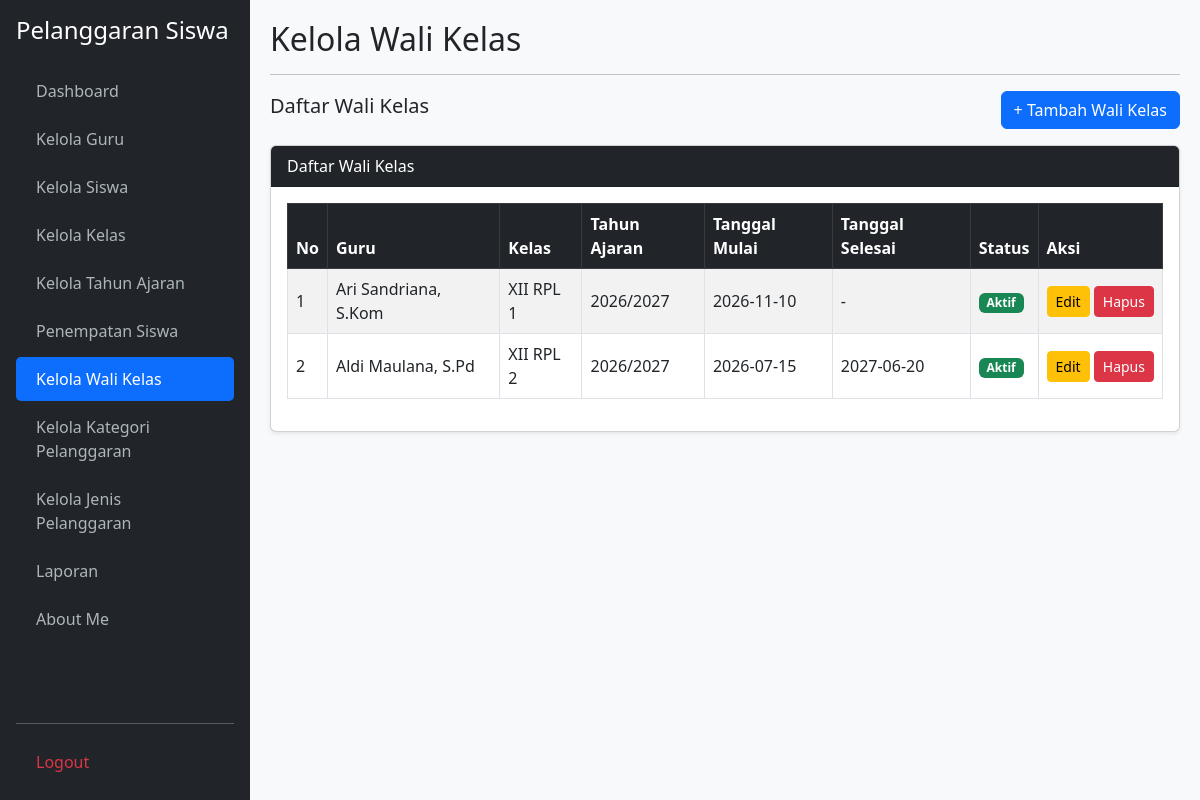
The app's page /kelola_wali_kelas.php (signed in) with its own data.
### tables this page shows
CREATE TABLE `t_wali_kelas` (
  `id` int(11) NOT NULL,
  `tahun_ajaran_id` int(11) NOT NULL,
  `kelas_id` int(11) NOT NULL,
  `guru_id` int(11) NOT NULL,
  `tanggal_mulai` date DEFAULT NULL,
  `tanggal_selesai` date DEFAULT NULL,
  `status_aktif` tinyint(1) DEFAULT 1,
  `created_at` timestamp NULL DEFAULT NULL,
  `updated_at` timestamp NULL DEFAULT NULL
);

CREATE TABLE `t_guru` (
  `id` int(11) NOT NULL,
  `nip` varchar(30) DEFAULT NULL,
  `nama` varchar(150) NOT NULL,
  `email` varchar(150) DEFAULT NULL,
  `status_aktif` tinyint(1) DEFAULT 1,
  `user_id` int(11) DEFAULT NULL,
  `created_at` timestamp NULL DEFAULT NULL,
  `updated_at` timestamp NULL DEFAULT NULL
);

CREATE TABLE `t_kelas` (
  `id` int(11) NOT NULL,
  `nama` varchar(100) NOT NULL,
  `tingkat` varchar(20) DEFAULT NULL,
  `jurusan` varchar(100) DEFAULT NULL,
  `status_aktif` tinyint(1) DEFAULT 1,
  `created_at` timestamp NULL DEFAULT NULL,
  `updated_at` timestamp NULL DEFAULT NULL
);

CREATE TABLE `t_tahun_ajaran` (
  `id` int(11) NOT NULL,
  `nama` varchar(20) NOT NULL,
  `tanggal_mulai` date DEFAULT NULL,
  `tanggal_selesai` date DEFAULT NULL,
  `status_aktif` tinyint(1) DEFAULT 1,
  `created_at` timestamp NULL DEFAULT NULL,
  `updated_at` timestamp NULL DEFAULT NULL
);

### kelola_wali_kelas.php (the view, shortened to what this page needs)
<?php
require_once 'koneksi.php';
$role_login = $_SESSION['role'] ?? '';
function e($v) {
    return htmlspecialchars((string)($v ?? ''), ENT_QUOTES, 'UTF-8');
}
$aksi = $_GET['aksi'] ?? '';
$edit_id = (int)($_GET['edit'] ?? 0);
$edit = [
    'id'=>'',
    'tahun_ajaran_id'=>'',
    'kelas_id'=>'',
    'guru_id'=>'',
    'tanggal_mulai'=>'',
    'tanggal_selesai'=>'',
    'status_aktif'=>1
];
$guru = mysqli_query($koneksi, "
    SELECT id,nama FROM t_guru
    WHERE status_aktif=1 ORDER BY nama
");
$kelas = mysqli_query($koneksi, "
    SELECT id,nama FROM t_kelas
    WHERE status_aktif=1 ORDER BY nama
");
$tahun = mysqli_query($koneksi, "
    SELECT id,nama FROM t_tahun_ajaran
    WHERE status_aktif=1 ORDER BY nama DESC
");
if ($role_login === 'admin') {
    $data = mysqli_query($koneksi, "
        SELECT wk.*, g.nama AS nama_guru,
        k.nama AS nama_kelas, ta.nama AS nama_tahun
        FROM t_wali_kelas wk
        LEFT JOIN t_guru g ON wk.guru_id=g.id
        LEFT JOIN t_kelas k ON wk.kelas_id=k.id
        LEFT JOIN t_tahun_ajaran ta ON wk.tahun_ajaran_id=ta.id
        ORDER BY wk.id DESC
    ");
}
?>
<!DOCTYPE html>
<html lang="id">
<head>
<link href="https://cdn.jsdelivr.net/npm/bootstrap@5.3.0/dist/css/bootstrap.min.css" rel="stylesheet">
<link href="https://cdn.datatables.net/2.3.4/css/dataTables.bootstrap5.css" rel="stylesheet">
<link href="https://cdn.jsdelivr.net/npm/select2@4.1.0-rc.0/dist/css/select2.min.css" rel="stylesheet">
<link href="https://cdn.jsdelivr.net/npm/select2-bootstrap-5-theme@1.3.0/dist/select2-bootstrap-5-theme.min.css" rel="stylesheet">
</head>
<body>
<div class="sidebar d-flex flex-column p-3">
    <h4 class="text-white mb-4">Pelanggaran Siswa</h4>
    <ul class="nav nav-pills flex-column mb-auto">
        <li class="nav-item mb-1"><a href="dashboard.php">Dashboard</a></li>
        <li class="nav-item mb-1"><a href="kelola_guru.php">Kelola Guru</a></li>
        <li class="nav-item mb-1"><a href="kelola_siswa.php">Kelola Siswa</a></li>
        <li class="nav-item mb-1"><a href="kelola_kelas.php">Kelola Kelas</a></li>
        <li class="nav-item mb-1"><a href="kelola_tahun_ajaran.php">Kelola Tahun Ajaran</a></li>
        <li class="nav-item mb-1"><a href="penempatan_siswa.php">Penempatan Siswa</a></li>
        <li class="nav-item mb-1"><a href="kelola_wali_kelas.php" class="active">Kelola Wali Kelas</a></li>
        <li class="nav-item mb-1"><a href="kelola_kategori_pelanggaran.php">Kelola Kategori Pelanggaran</a></li>
        <li class="nav-item mb-1"><a href="kelola_jenis_pelanggaran.php">Kelola Jenis Pelanggaran</a></li>
        <li class="nav-item mb-1"><a href="laporan.php">Laporan</a></li>
        <li class="nav-item mb-1"><a href="about_me.php">About Me</a></li>
    </ul>
    <hr>
    <a href="logout.php" class="text-danger">Logout</a>
</div>
<div class="main-content">
    <h2 class="mb-3">
        <?= $edit_id ? 'Edit Wali Kelas' : ($aksi === 'tambah' ? 'Tambah Wali Kelas' : 'Kelola Wali Kelas'); ?>
    </h2>
    <hr>
    <?php if (($aksi === 'tambah' || $edit_id) && $role_login === 'admin'): ?>
    <div class="card shadow-sm mb-4">
        <div class="card-header bg-primary text-white">
            <?= $edit_id ? 'Edit Wali Kelas' : 'Tambah Wali Kelas'; ?>
        </div>
        <div class="card-body">
            <form method="POST">
                <input type="hidden" name="id" value="<?= e($edit['id']); ?>">
                <div class="row">
                    <div class="col-md-6 mb-3">
                        <label class="form-label">Tahun Ajaran</label>
                        <select name="tahun_ajaran_id" id="tahun_ajaran_id" class="form-select" required>
                            <option value="">-- Cari / Pilih Tahun Ajaran --</option>
                            <?php while($t=mysqli_fetch_assoc($tahun)): ?>
                                <option value="<?= $t['id']; ?>"
                                    <?= $edit['tahun_ajaran_id']==$t['id']?'selected':'' ?>>
                                    <?= e($t['nama']); ?>
                                </option>
                            <?php endwhile; ?>
                        </select>
                    </div>
                    <div class="col-md-6 mb-3">
                        <label class="form-label">Kelas</label>
                        <select name="kelas_id" id="kelas_id" class="form-select" required>
                            <option value="">-- Cari / Pilih Kelas --</option>
                            <?php while($k=mysqli_fetch_assoc($kelas)): ?>
                                <option value="<?= $k['id']; ?>"
                                    <?= $edit['kelas_id']==$k['id']?'selected':'' ?>>
                                    <?= e($k['nama']); ?>
                                </option>
                            <?php endwhile; ?>
                        </select>
                    </div>
                    <div class="col-md-6 mb-3">
                        <label class="form-label">Guru Wali Kelas</label>
                        <select name="guru_id" id="guru_id" class="form-select" required>
                            <option value="">-- Cari / Pilih Guru --</option>
                            <?php while($g=mysqli_fetch_assoc($guru)): ?>
                                <option value="<?= $g['id']; ?>"
                                    <?= $edit['guru_id']==$g['id']?'selected':'' ?>>
                                    <?= e($g['nama']); ?>
                                </option>
                            <?php endwhile; ?>
                        </select>
                    </div>
                    <?php if ($edit_id): ?>
                    <div class="col-md-6 mb-3">
                        <label class="form-label">Status</label><br>
                        <input type="checkbox" name="status_aktif" value="1"
                            <?= $edit['status_aktif']?'checked':'' ?>>
                        Aktif
                    </div>
                    <div class="col-md-6 mb-3">
                        <label class="form-label">Tanggal Mulai</label>
                        <input type="date" name="tanggal_mulai" class="form-control"
                            value="<?= e($edit['tanggal_mulai']); ?>">
                    </div>
                    <div class="col-md-6 mb-3">
                        <label class="form-label">Tanggal Selesai</label>
                        <input type="date" name="tanggal_selesai" class="form-control"
                            value="<?= e($edit['tanggal_selesai']); ?>">
                    </div>
                    <?php endif; ?>
                </div>
                <button type="submit" name="simpan" class="btn btn-primary">
                    <?= $edit_id ? 'Update Data' : 'Simpan'; ?>
                </button>
                <a href="kelola_wali_kelas.php" class="btn btn-secondary">Batal</a>
            </form>
        </div>
    </div>
    <?php else: ?>
    <div class="d-flex justify-content-between align-items-center mb-3">
        <h5>Daftar Wali Kelas</h5>
        <?php if ($role_login === 'admin'): ?>
            <a href="kelola_wali_kelas.php?aksi=tambah" class="btn btn-primary">
                + Tambah Wali Kelas
            </a>
        <?php endif; ?>
    </div>
    <div class="card shadow-sm">
        <div class="card-header bg-dark text-white">
            Daftar Wali Kelas
        </div>
        <div class="card-body table-responsive">
            <table id="tabelWaliKelas" class="table table-bordered table-striped table-hover align-middle">
                <thead class="table-dark">
                    <tr>
                        <th>No</th>
                        <th>Guru</th>
                        <th>Kelas</th>
                        <th>Tahun Ajaran</th>
                        <th>Tanggal Mulai</th>
                        <th>Tanggal Selesai</th>
                        <th>Status</th>
                        <?php if ($role_login === 'admin'): ?>
                            <th>Aksi</th>
                        <?php endif; ?>
                    </tr>
                </thead>
                <tbody>
                    <?php $no=1; while($r=mysqli_fetch_assoc($data)): ?>
                    <tr>
                        <td><?= $no++; ?></td>
                        <td><?= e($r['nama_guru']); ?></td>
                        <td><?= e($r['nama_kelas']); ?></td>
                        <td><?= e($r['nama_tahun']); ?></td>
                        <td><?= e($r['tanggal_mulai'] ?: '-'); ?></td>
                        <td><?= e($r['tanggal_selesai'] ?: '-'); ?></td>
                        <td>
                            <span class="badge bg-<?= $r['status_aktif']?'success':'secondary'; ?>">
                                <?= $r['status_aktif']?'Aktif':'Tidak Aktif'; ?>
                            </span>
                        </td>
                        <?php if ($role_login === 'admin'): ?>
                        <td class="text-center text-nowrap">
                            <a href="?edit=<?= (int)$r['id']; ?>"
                                class="btn btn-warning btn-sm">Edit</a>
                            <a href="?hapus=<?= (int)$r['id']; ?>"
                                class="btn btn-danger btn-sm"
                                onclick="return confirm('Yakin ingin menghapus data ini?')">
                                Hapus
                            </a>
                        </td>
                        <?php endif; ?>
                    </tr>
                    <?php endwhile; ?>
                </tbody>
            </table>
        </div>
    </div>
    <?php endif; ?>
</div>
</body>
</html>

### kelola_wali_kelas.php (style rules this page uses)
body { background:#f8f9fa; }
.sidebar { min-height:100vh; background:#212529; color:#fff; position:fixed; width:250px; top:0; left:0; overflow-y:auto; }
.sidebar a { color:#adb5bd; text-decoration:none; display:block; padding:10px 20px; border-radius:5px; }
.sidebar a:hover, .sidebar a.active { color:#fff; background:#0d6efd; }
.main-content { margin-left:250px; padding:20px; min-width:0; }

### records on screen
t_wali_kelas: guru.nama "Ari Sandriana, S.Kom", kelas.nama "XII RPL 1", tahun_ajaran.nama "2026/2027", tanggal_mulai "2026-11-10", tanggal_selesai "-", status_aktif "Aktif"
t_wali_kelas: guru.nama "Aldi Maulana, S.Pd", kelas.nama "XII RPL 2", tahun_ajaran.nama "2026/2027", tanggal_mulai "2026-07-15", tanggal_selesai "2027-06-20", status_aktif "Aktif"
